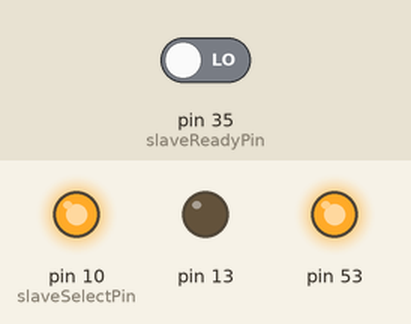
Recording of a sketch running on a simulated Arduino Mega 2560, built with avr-gcc and run on an emulated ATmega2560. Shown: output pins drawn as LEDs (lit = HIGH). The test bench sets the inputs (shaded band); at power-on: pin 35 (slaveReadyPin) LOW. Pins used as bus, display or sensor lines are not drawn; what the sketch prints to the serial monitor is not drawn.

Above: at 1.1 s.
Timing chart, 0 to 2.6 s (numbered marks = the images above):
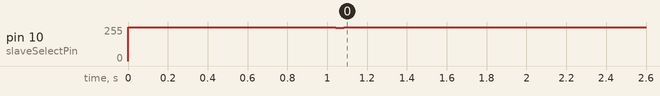

The sketch:

simple_SPI_test.ino
```cpp
// include the SPI library:
#include <SPI.h>


// set pin 10 as the slave select for the digital pot:
const int slaveSelectPin = 10;
const int slaveReadyPin = 35;
const int trigger_pin = 34;


void setup() {
  Serial.begin(115200);
  pinMode (slaveSelectPin, OUTPUT);
  pinMode (trigger_pin, OUTPUT);
  pinMode (13, OUTPUT);
  pinMode (slaveReadyPin, INPUT);
  digitalWrite (slaveSelectPin, HIGH);
  SPI.begin();
  delay(1000);

// input stage
  sendWriteSPI(0x40005102,0x61,0x61);                                   //Select signal generator system as active input for X and static value for Y axis.
  sendWriteSPI(0x60006001,0x02,0x01);                                   //(XY units, run_flag:true) [Units: 0,Current; 1,Optical feedback; 2,XY]
  sendWriteSPI(0x60026003,0x01,generateSPFPR(1.5));                    //(shape, Hz)[shape: 0,sine; 1,Triangle; 2, Square; 3,Saw; 4, Pulse]
  sendWriteSPI(0x60046005,generateSPFPR(0.8),generateSPFPR(0));         //(Amplitude, Offset)
  sendWriteSPI(0x60066007,generateSPFPR(0),1);                          //(Phase [radians], Cycles [-1 for infinite])
  sendWriteSPI(0x60086009,generateSPFPR(0.5),1);                        //(Duty cycle, Ext trig)

//input conditioning
  sendWriteSPI(0x98009801,generateSPFPR(0.05),generateSPFPR(0.033));      // X  (Gain, Offset)
  sendWriteSPI(0x99009901,generateSPFPR(0.05),generateSPFPR(0.047));      // Y  (Gain, Offset)

//control stage (open or closed loop)
  //sendWriteSPI(0x40024007,0xC0,0xC0);       //Activate closed loop control for both axes

// output conditioning
      //leave all as default
// Output stage
      //leave all as default
}


float z = 0.25;

void loop() {

  z=z-0.05;
  if(z<-0.25){z=0.25;}
  sendWriteSPI(0x51025102,generateSPFPR(z),generateSPFPR(z));
  delay(1500);
  //trigger pin
  digitalWrite(trigger_pin,1);
  delay(1);
  digitalWrite(trigger_pin,0);
}

void sendWriteSPI(uint32_t registers, uint32_t valueX, uint32_t valueY){

  while(digitalRead(slaveReadyPin) == HIGH){}//wait for slave to be ready
  SPI.beginTransaction(SPISettings(4000000, MSBFIRST, SPI_MODE1));
  digitalWrite(slaveSelectPin,LOW);
                           SPI.transfer(0x00);SPI.transfer(0x01);     //write command
  for(int i=24;i>-8;i=i-8){SPI.transfer((registers >> i) & 0xFF);}    //registers
  for(int i=24;i>-8;i=i-8){SPI.transfer(valueX >> i & 0xFF);}         //X command
  for(int i=24;i>-8;i=i-8){SPI.transfer(valueY >> i & 0xFF);}         //Y command
  digitalWrite(slaveSelectPin,HIGH);
  SPI.endTransaction();
  if(true){ //printout
    Serial.print("SPI transfer: ");
    Serial.print(registers, HEX);Serial.print(valueX, HEX);Serial.println(valueY, HEX);
  }
}


uint32_t generateSPFPR(float f) {
  float normalized;
  int16_t shift;
  int32_t sign, exponent, significand;

  if (f == 0.0)
    return 0; //handle this special case
  //check sign and begin normalization
  if (f < 0) {
    sign = 1;
    normalized = -f;
  } else {
    sign = 0;
    normalized = f;
  }
  //get normalized form of f and track the exponent
  shift = 0;
  while (normalized >= 2.0) {
    normalized /= 2.0;
    shift++;
  }
  while (normalized < 1.0) {
    normalized *= 2.0;
    shift--;
  }
  normalized = normalized - 1.0;
  //calculate binary form (non-float) of significand
  significand = normalized*(0x800000 + 0.5f);
  //get biased exponent
  exponent = shift + 0x7f; //shift + bias
  //combine and return
  return (sign<<31) | (exponent<<23) | significand;
}
```

Measured:
- by itself, pin 10 (slaveSelectPin): 255/255 → 249/255 at 1.0 s, → 255/255 0.04 s later
